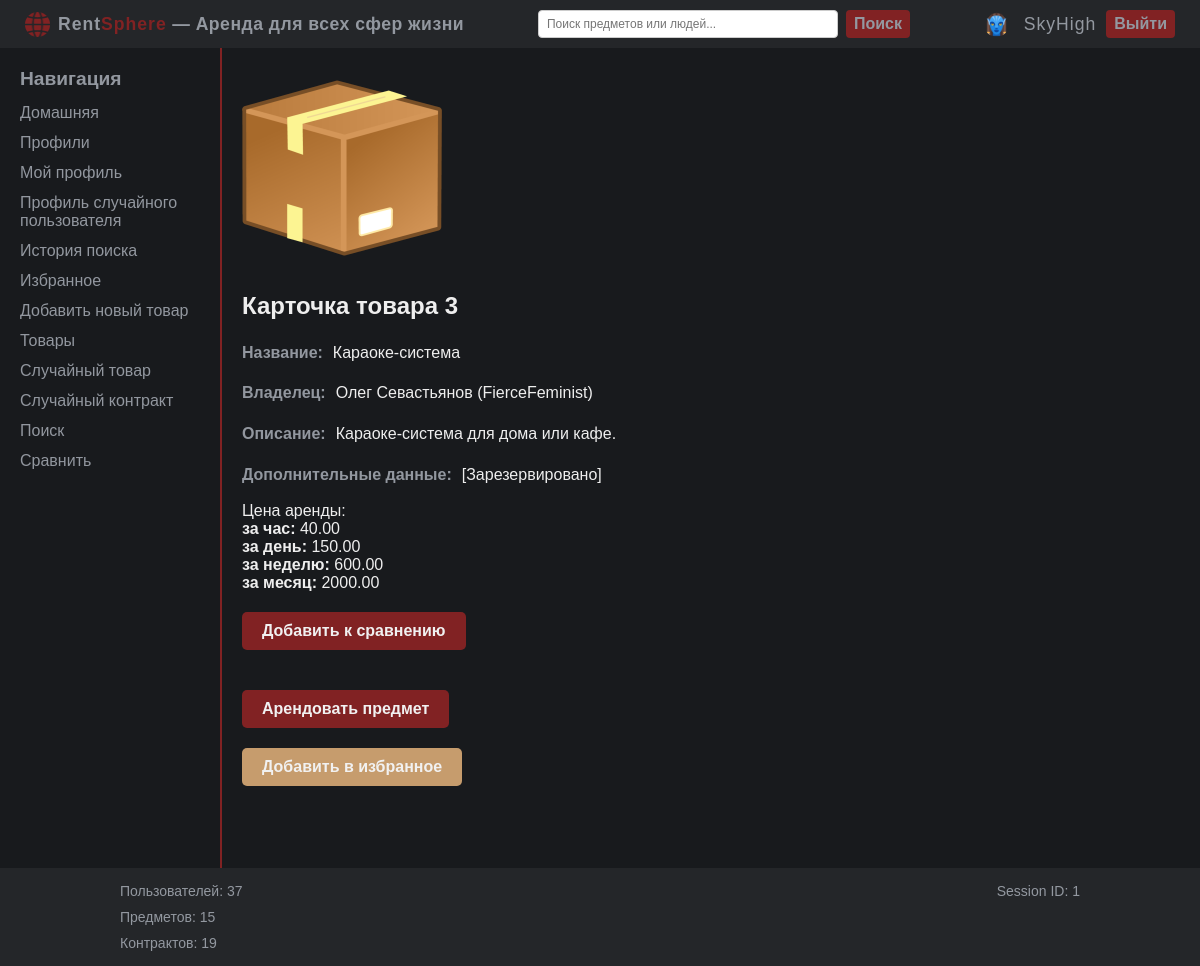
The page /items/3 (signed in) on the database its author committed.
### models.py (models this page shows, shortened)
class User(Base):
    __tablename__ = "users"
    id = Column(Integer, primary_key=True)
    login = Column(String(100), unique=True, nullable=False)
    password = Column(String(200), nullable=False)
    ipn = Column(Integer)
    first_name = Column(String(100))
    last_name = Column(String(100))
    phone_number = Column(String(20))
    email = Column(String(100), unique=True, nullable=False)
    avatar = Column(String(255))
    register_date = Column(Integer)
    compare_items = Column(types.JSON, default=[], nullable=True)
    items = relationship("Item", backref="owner_user")

class Item(Base):
    __tablename__ = "items"
    id = Column(Integer, primary_key=True)
    photo = Column(String(255))
    name = Column(String(255), nullable=False)
    desc = Column(Text)
    price_h = Column(Numeric(10, 2), nullable=True)
    price_d = Column(Numeric(10, 2), nullable=True)
    price_w = Column(Numeric(10, 2), nullable=True)
    price_m = Column(Numeric(10, 2), nullable=True)
    owner_id = Column(Integer, ForeignKey("users.id"))
    owner = relationship("User", backref="owner_items")

### app.py (the view)
@app.route("/items/<item_id>", methods=["GET", "POST", "DELETE"])
def item_details(item_id):
    if request.method == "GET":
        if not session.get("user_id"):
            return redirect(url_for("login"))
        item = models.Item.query.filter_by(id=item_id).first()
        if not item:
            return "Item not found", 404
        owner = models.User.query.filter_by(id=item.owner_id).first()
        contract = models.Contract.query.filter_by(item_id=item_id).first()
        renter = None
        if contract:
            renter = models.User.query.filter_by(id=contract.renter_id).first()
        user_id = session.get("user_id")
        user = models.User.query.filter_by(id=user_id).first()
        compare_list = user.compare_items or []
        favourite_items = db_session.query(models.Favourite.item).filter(models.Favourite.user == user.id).all()
        favourite_items = [item[0] for item in favourite_items]
        return render_template("item_details.html",
                               item_id=item_id,
                               item=item,
                               contract=contract,
                               item_owner=owner,
                               item_renter=renter,
                               compare_list=compare_list,
                               user=user,
                               favourite_items=favourite_items)

### app.py (called while the page is built)
@app.teardown_request
def teardown_request(exceptions=None):
    db_session.remove()

@app.context_processor
def stats_data():
    session_id = session.get("user_id")
    users_total = models.User.query.count()
    items_total = models.Item.query.count()
    contracts_total = models.Contract.query.count()
    stats = {"users_total": users_total,
             "items_total": items_total,
             "contracts_total": contracts_total,
             "session_id": session_id}
    return dict(stats=stats)

@app.context_processor
def inject_user():
    user_id = session.get("user_id")
    user_data = {"id": None, "login": "Guest"}
    if user_id:
        try:
            user_id = int(user_id)
            user = models.User.query.filter_by(id=user_id).first()
            if user:
                user_data = {"id": user.id, "login": user.login}
        except (TypeError, ValueError):
            print(f"Пользователь с ID неверного типа: {type(user_id)}")
            user_data["id"] = None
            session["user_id"] = None
    return {"current_user": user_data}

### templates/item_details.html (shortened to what this page needs)
{% extends 'base.html' %}
{% block content %}
    <div class="item-image">
        <img src="{{ url_for('static', filename='images/items/default_item.png') }}" alt="Image" width="300" height="300">
    </div>
    <div class="item-content">
        <h2>Карточка товара {{ item_id }}</h2>
        <div class="item-info-field"><strong>Название:</strong> <span>{{ item.name }}</span></div>
        <div class="item-info-field"><strong>Владелец:</strong> <span>{{ item_owner.first_name }} {{ item_owner.last_name }} ({{ item_owner.login }})</span></div>
        <div class="item-info-field"><strong>Описание:</strong> <span>{{ item.desc }}</span></div>
        <div class="item-info-field"><strong>Дополнительные данные:</strong> <span>[Зарезервировано]</span></div>
        <span class="item-price-field">Цена аренды:</span>
        {% if item.price_h %}
        <div class="item-price-field"><strong>за час:</strong> <span>{{ item.price_h }}</span></div>
        {% endif %}
        {% if item.price_d %}
            <div class="item-price-field"><strong>за день:</strong> <span>{{ item.price_d }}</span></div>
        {% endif %}
        {% if item.price_w %}
            <div class="item-price-field"><strong>за неделю:</strong> <span>{{ item.price_w }}</span></div>
        {% endif %}
        {% if item.price_m %}
            <div class="item-price-field"><strong>за месяц:</strong> <span>{{ item.price_m }}</span></div>
        {% endif %}
    </div>
    <div class="item-actions">
        <form action="{{ url_for('add_to_compare') }}" method="GET" class="compare-form-item">
            {% if item_id in compare_list %}
                <button type="submit" class="compare-button-remove">
                Убрать из сравнения
                </button>
            {% else %}
                <button type="submit" class="compare-button-add">
                Добавить к сравнению
                </button>
            {% endif %}
        </form>
        {% if contract.is_available %}
            <form action="{{ url_for('create_contract') }}" method="GET" class="book-item">
                    <button type="submit" class="button-book-item">
                    Арендовать предмет
                    </button>
            </form>
        {% else %}
            <div>Товар недоступен к бронированию.</div>
        {% endif %}
        <form action="{{ url_for('favourites') }}" method="POST" class="fav-form-item">
            {% if item_id in favourite_items %}
                <button type="submit" class="fav-button-remove">
                Убрать из избранного
                </button>
            {% else %}
                <button type="submit" class="fav-button-add">
                Добавить в избранное
                </button>
            {% endif %}
        </form>
    </div>
{% endblock %}

### templates/base.html (shortened to what this page needs)
<!DOCTYPE html>
<html lang="ru">
<head>
    <link rel="stylesheet" href="{{ url_for('static', filename='css/styles.css') }}">
</head>
<body>
    <div class="layout">
        <div class="header">
            <div class="header-left">
                <img src="{{ url_for('static', filename='images/logo_red.png') }}" alt="Logo" class="logo">
                <span class="brand-name"><span class="rent">Rent</span><span class="sphere">Sphere</span> — Аренда для всех сфер жизни</span>
            </div>
            <form class="header-search" action="/search" method="GET">
                <input type="text" name="q" class="search-field" placeholder="Поиск предметов или людей...">
                <button type="submit" class="search-button">Поиск</button>
            </form>
            <div class="header-right">
                {% if not current_user.id %}
                    <a href="/login">Войти</a>
                    <a href="/register">Регистрация</a>
                {% else %}
                    <img src="{{ url_for('static', filename='images/default_avatar.png') }}" alt="Аватар" class="header-avatar">
                    <span class="header-user">{{ current_user.login }}</span>
                    <a href="/logout">Выйти</a>
                {% endif %}
            </div>
        </div>
        <div class="center-container">
            <div class="sidebar">
                <span>Навигация</span>
                {% if current_user.id %}
                    <a href="{{ url_for('index') }}">Домашняя</a>
                    <a href="/profiles">Профили</a>
                    <a href="{{ url_for('profile', user_id=current_user.id) }}">Мой профиль</a>
                    <a href="/profiles/random_user">Профиль случайного пользователя</a>
                    <a href="/search_history">История поиска</a>
                    <a href="/favourites">Избранное</a>
                    <a href="/items/add">Добавить новый товар</a>
                    <a href="/items">Товары</a>
                    <a href="/items/random_item_details">Случайный товар</a>
                    <a href="/contracts/random_contract">Случайный контракт</a>
                    <a href="/search">Поиск</a>
                    <a href="/compare">Сравнить</a>
                {% endif %}
            </div>
            <div class="content-area">
                {% block content %}{% endblock %}
            </div>
        </div>
        <div class="footer">
            <table class="stats-table">
                <tr>
                    <td class="left-col">Пользователей: {{ stats.users_total }}</td>
                    <td class="right-col">Session ID: {{ stats.session_id }}</td>
                </tr>
                <tr>
                    <td class="left-col">Предметов: {{ stats.items_total }}</td>
                    <td class="right-col"></td>
                </tr>
                <tr>
                    <td class="left-col">Контрактов: {{ stats.contracts_total }}</td>
                    <td class="right-col"></td>
                </tr>
            </table>
        </div>
    </div>
</body>
</html>

### static/css/styles.css (style rules this page uses)
body { background-color: #181A1D; color: #EEEEEE; margin: 0; font-family: Arial, sans-serif; }
.header, .footer { background-color: #242629; color: #9398A0; padding: 10px; text-align: center; }
.center-container { display: flex; }
.content-area { flex-grow: 1; background-color: #181A1D; padding: 20px; color: #EEEEEE; }
.stats-table { width: 1000px; margin: 0 auto; border-collapse: collapse; }
.stats-table td { padding: 5px 20px; vertical-align: middle; border: none; font-size: 14px; }
.left-col { text-align: left; }
.right-col { text-align: right; }

### static/css/modules/sidebar.css (style rules this page uses)
.sidebar { background-color: #181A1D; color: #92979F; padding: 20px; width: 180px; height: calc(100vh - 20px); overflow-y: auto; float: left; }
.sidebar span { font-size: 1.2em; margin-bottom: 8px; display: block; font-weight: bold; }
.sidebar a { display: block; color: #92979F; text-decoration: none; padding: 6px 0; }
.sidebar + .content-area { border-left: 2px solid #812223; }

### static/css/modules/forms.css (style rules this page uses)
.compare-form-item { display: inline-block; margin: 10px 0; }
.compare-form-item button { color: #EEEEEE; background-color: #812223; padding: 8px 12px; font-weight: bold; font-size: 1em; border: none; border-radius: 4px; cursor: pointer; transition: background-color 0.3s ease, transform 0.2s ease; width: auto; }
.compare-button-add { background-color: #812223; }
.book-item { margin-top: 20px; }
.button-book-item { color: #EEEEEE; background-color: #812223; padding: 8px 12px; font-weight: bold; font-size: 1em; border: none; border-radius: 4px; cursor: pointer; transition: background-color 0.3s ease, transform 0.2s ease; margin-top: 10px; }

### static/css/modules/header.css (style rules this page uses)
.header { display: flex; justify-content: space-between; align-items: center; padding: 5px 10px; background-color: #242629; }
.header-left { display: flex; align-items: center; }
.logo { width: 25px; height: 25px; margin-right: 8px; margin-left: 15px; }
.brand-name { color: #9398A0; font-weight: bold; font-size: 1.1em; letter-spacing: 0.5px; }
.rent { font-weight: bold; color: #9398A0; letter-spacing: 1px; }
.sphere { font-weight: bold; color: #812223; letter-spacing: 1px; }
.header-search { display: flex; align-items: center; justify-content: center; flex: 1; }
.search-field { padding: 6px 8px; font-size: 12px; border: 1px solid #ccc; border-radius: 4px; width: 300px; box-sizing: border-box; }
.search-button { color: #9398A0; background-color: #812223; padding: 5px 8px; font-weight: bold; font-size: 1em; border: none; border-radius: 4px; cursor: pointer; margin-left: 8px; transition: background-color 0.3s ease; }
.header-right { display: flex; align-items: center; justify-content: flex-end; gap: 10px; }
.header a { color: #9398A0; background-color: #812223; padding: 5px 8px; text-decoration: none; font-weight: bold; font-size: 1em; border-radius: 4px; margin-right: 15px; transition: background-color 0.3s ease; }
.header-avatar { width: 25px; height: 25px; border-radius: 50%; margin-right: 5px; }
.header-user { color: #9398A0; font-size: 1.1em; letter-spacing: 1px; display: flex; align-items: center; }

### static/css/modules/item.css (style rules this page uses)
.item-image img { width: 200px; height: 200px; object-fit: cover; border-radius: 8px; }

### static/css/modules/contract.css (style rules this page uses)
.item-info-field { display: flex; flex-wrap: wrap; margin-bottom: 15px; line-height: 1.6; font-size: 16px; }
.item-info-field strong { margin-right: 10px; color: #92979F; }

### static/css/modules/item_edit.css (style rules this page uses)
.item-actions button { color: #F1F1F1; padding: 10px 20px; font-weight: bold; font-size: 1em; border: none; border-radius: 5px; cursor: pointer; margin-top: 10px; transition: background-color 0.3s ease, transform 0.2s ease; }

### static/css/modules/favourites.css (style rules this page uses)
.fav-form-item { margin-top: 10px; }
.fav-button-add { background-color: #C69C6D; color: white; padding: 10px 20px; border: none; border-radius: 5px; cursor: pointer; transition: background-color 0.3s ease, transform 0.3s ease; font-size: 14px; }

### rows shown on the page
User: login "SkyHigh"
Item: name "Караоке-система", desc "Караоке-система для дома или кафе.", price_h "40.00", price_d "150.00", price_w "600.00", price_m "2000.00"
User: first_name "Олег", last_name "Севастьянов", login "FierceFeminist"

### other values the page prints
{{ item_id }} "3"
{{ stats.users_total }} "37"
{{ stats.session_id }} "1"
{{ stats.items_total }} "15"
{{ stats.contracts_total }} "19"
